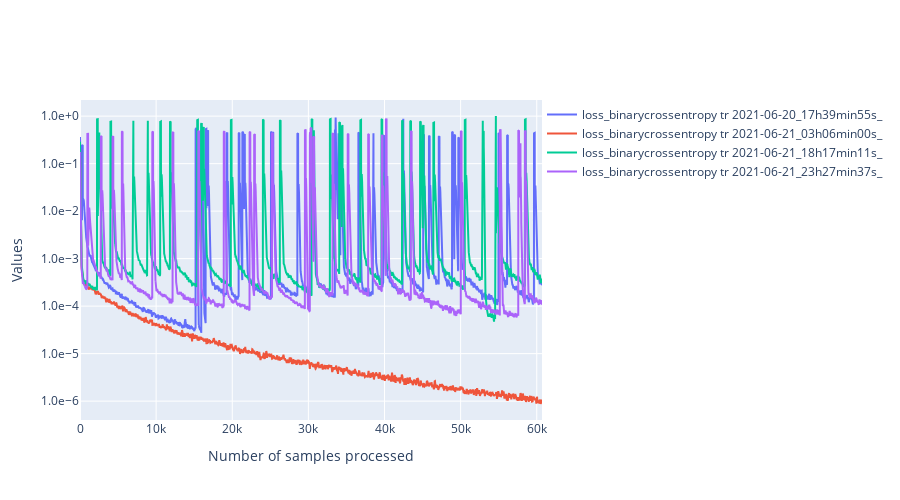

This figure's notebook cell:
### Code cell
import ipywidgets as widgets
class PersoToggleButton(widgets.ToggleButton):
    def __init__(self,name=None,*args,**kargs):
        super(PersoToggleButton, self).__init__(*args,**kargs)
        self.name = name

compute_width = lambda value:f"{max(len(str(value)) * 12, 60) + 20}px"
list_vertical_widgets = []
dico_changing_widgets_metadata = {}
list_changing_widgets_metrics = []
list_changing_widgets_tr_valid = []
# Widgets for the metadata ------------------------------------------------------------------
label_metadata_filter = "Metadata"
llocalvertwidgets = []
dico_changing_widgets_reorganized = {"metadata":{},"metrics":{},"mode":{}}
for metadata_name in df.columns:

    if metadata_name == "folder_id":
        continue
    possible_values = df[metadata_name].unique()
    label = widgets.Label(metadata_name)
    dico_changing_widgets_reorganized["metadata"][metadata_name] = {str(value):PersoToggleButton(
        value=True,
        description=str(value),
        disabled=False,
        button_style='', # 'success', 'info', 'warning', 'danger' or ''
        tooltip='',
        icon='check',
        layout = widgets.Layout(width = compute_width(value), margin='0px 0px 0px 0px'),
        name="metadata|"+metadata_name
    ) for value in possible_values}

    possibilities = list(dico_changing_widgets_reorganized["metadata"][metadata_name].values())
    dico_changing_widgets_metadata[metadata_name] = possibilities
    box = widgets.HBox(layout=widgets.Layout(width='100%',display='inline-flex',flex_flow='row wrap'),width='100%')
    box.overflow_x = 'auto'
    box.children = [label]+possibilities
    llocalvertwidgets.append(box)

box = widgets.VBox(width='100%')
box.children = llocalvertwidgets
list_vertical_widgets.append(box)
# Widgets to select metrics ---------------------------------------------------------------
label_metrics_filter = "Metrics"
dico_changing_widgets_reorganized["metrics"] = {str(metric_name):PersoToggleButton(
        value=True,
        description=metric_name,
        disabled=False,
        button_style='', # 'success', 'info', 'warning', 'danger' or ''
        tooltip='',
        icon='check',
        layout = widgets.Layout(width = compute_width(metric_name), margin='0px 0px 0px 0px'),
        name="metrics"
    )
    for metric_name in available_metrics}
possibilities = list(dico_changing_widgets_reorganized["metrics"].values())
list_changing_widgets_metrics = possibilities
box = widgets.HBox(layout=widgets.Layout(width='100%',display='inline-flex',flex_flow='row wrap'),width='100%')
box.overflow_x = 'auto'
box.children = possibilities
list_vertical_widgets.append(box)

# widgets to select tr or valid ----------------------------------------------------------
label_tr_valid_filter = "Mode_of_training"
possibilities = [PersoToggleButton(
        value=True,
        description=mode,
        disabled=False,
        button_style='', # 'success', 'info', 'warning', 'danger' or ''
        tooltip='',
        icon='check',
        layout = widgets.Layout(width = compute_width(mode), margin='0px 0px 0px 0px'),
        name="mode"
    )
    for mode in ["tr","valid"]]
list_changing_widgets_tr_valid = possibilities
box = widgets.HBox(layout=widgets.Layout(width='100%',display='inline-flex',flex_flow='row wrap'),width='100%')
box.overflow_x = 'auto'
box.children = possibilities
list_vertical_widgets.append(box)

titles = ["Metadata", "Metrics","Mode_of_training"]
l = []
for item,title in zip(list_vertical_widgets,titles):
    accordion = widgets.Accordion(children=[item],titles=(title,))
    accordion.set_title(0,title)
    accordion.selected_index = 0
    l.append(accordion)
# widget for moving average
moving_average = widgets.IntText(
    value=100,
    description='mean_window',
    disabled=False
)
# widget to toggle log scale for the y axis
y_log_scale = widgets.ToggleButton(
        value=True,
        description="logy",
        disabled=False,
        button_style='', # 'success', 'info', 'warning', 'danger' or ''
        tooltip='',
        icon='check',
        layout = widgets.Layout(width = compute_width("logy"), margin='0px 0px 0px 0px')
    )

global_box = widgets.VBox(l+[moving_average,y_log_scale])

# Handlers --------------------------------------------------------------------------------------
from IPython.display import display,clear_output
import plotly.graph_objects as go
import main.src.analysis.tools as tls
def filter_metadata():
    global states
    global query
    # Extract informations from widgets to build a query for the dataframe
    list_sub_requests_1 = []
    for metadata_name,dico_metadata in states["metadata"].items():
        list_sub_requests_2 = []
        for name,state in dico_metadata.items():
            if state is True:
                type_data = type(df[metadata_name][0])
                if type_data is str:
                    name = f"\"{name}\""
                list_sub_requests_2.append(f"({metadata_name} == {name})")
        if len(list_sub_requests_2) > 0:
            poss = r" or ".join(list_sub_requests_2)
            list_sub_requests_1.append(f"({poss})")
    filtered_dataframe = df
    if len(list_sub_requests_1) > 0:
        query = r" or ".join(list_sub_requests_1)
        # Apply the query to the dataframe
        filtered_dataframe = df.query(query)
    list_runs = filtered_dataframe["folder_id"].unique()
    return list_runs,filtered_dataframe
def filter_metrics(runs):
    global states
    new_dico = {}
    for f,dico in dico_metrics.items():
        if f not in runs:
            continue
        new_dico[f] = {}
        for metric_name,list_values in dico.items():
            if states["metrics"][metric_name] is True:
                new_dico[f][metric_name] = list_values
    return new_dico
def actualize_available_possibilities(dico_vals,filtered_dataframe):
    global states, dico_changing_widgets_metadata
    for column in filtered_dataframe.columns[1:]:
        values_available = filtered_dataframe[column].unique()
        for value in df[column].unique():
            w = dico_changing_widgets_reorganized["metadata"][column][str(value)]
            if value not in values_available:
                w.disabled = True
            else:
                w.disabled = False
def plot(dico_vals,filtered_dataframe):
    global states
    import numpy as np
    list_scatters = []
    import matplotlib.pyplot as plt
    for run,dico_metrics in dico_vals.items():
        line_dataframe = filtered_dataframe[filtered_dataframe["folder_id"] == run]
        batch_size_tr = line_dataframe["tr_batch_size"].values[0]
        batch_size_valid = line_dataframe["valid_batch_size"].values[0]
        for metric_name,metric_values in dico_metrics.items():
            if metric_name == "loss":
                metric_name = "loss_"+filtered_dataframe[filtered_dataframe["folder_id"] == run]["loss"].values[0]
                access_name = "_loss"
            else:
                access_name = "_values"
            global states
            for mode,state in states["mode"].items():
                if state is False:
                    continue
                batch_size = batch_size_tr if mode == "tr" else batch_size_valid
                if "loss" in metric_name:
                    access_name1 = "attr_"+mode+access_name
                else:
                    access_name1 = mode + access_name
                v = metric_values[access_name1]
                window = int(moving_average.value/batch_size)
                new_values = []
                for i in range(len(v)-window):
                    new_values.append(np.mean(v[i:min(i+window,len(v))]))
                v = np.array(new_values)
                x = np.arange(0,v.shape[0]) * batch_size
                x = pd.Series(x)
                v = pd.Series(v)
                graph = go.Scatter(x=x,y=v,mode='lines',name=f"{metric_name} {mode} {run}",
                                   hovertemplate='Sample n°: %{x}'+f'<br>{metric_name} {mode}<br>{run}:'+' %{y}')
                list_scatters.append(graph)
    plt.clf()
    fig = go.Figure(
        data=list_scatters,
        layout=go.Layout(
            title=go.layout.Title(text=""),
            xaxis_title="Number of samples processed",
            yaxis_title="Values",
            legend=dict(
                orientation="h",
                y=1,
                x=1
            ),
            yaxis={'tickformat':'.1e',},
            width=900,
            height = 500
        ),
    )
    if states["others"]["logy"] is True:
        fig.update_yaxes(type="log")
    clear_output()
    display(global_box)
    fig.show()
states = {"others":{"mean_window":moving_average.value,"logy":False},
          "mode":{"tr":False,"valid":False},
          "metrics":{k:False for k in available_metrics},
          "metadata":{k:{
              str(k1):False for k1 in df[k].unique()
          } for k in df.columns}
          }
def handler(v):
    global query
    if v["name"] == "disabled":
        return
    global states
    try:
        name = "others"
        try:
            name = v["owner"].name
        except:
            pass
        name = name.split("|")
        try:
            new_val = not(v["new"]["value"])
        except:
            new_val = not(v["new"])
    except Exception as e:
        return
    if len(name) == 2:
        states[name[0]][name[1]][v["owner"].description] = not(states[name[0]][name[1]][v["owner"].description])
    else:
        states[name[0]][v["owner"].description] = not(states[name[0]][v["owner"].description])
    runs,filtered_dataframe = filter_metadata()
    dico_vals = filter_metrics(runs)
    actualize_available_possibilities(dico_vals,filtered_dataframe)
    plot(dico_vals,filtered_dataframe)
    try:
        print(dico_vals['2021-06-20_17h39min55s_']["mae"])
    except:
        pass
    print(metric_name)

for name,liste_w in dico_changing_widgets_metadata.items():
    for w in liste_w:
        w.observe(handler)
for w in list_changing_widgets_metrics:
    w.observe(handler)
list_changing_widgets_metrics[-1].value = True
for w in list_changing_widgets_tr_valid:
    w.observe(handler)
for w in [moving_average,y_log_scale]:
    w.observe(handler)
global_box

### Figure 1 — Plotly figure (JSON) as saved in the notebook; plotly's stock layout.template omitted (floating-point values rounded to 4 significant figures; data arrays with more than 128 entries replaced by an {"elided": "..."} marker saying what was removed)
{"data": [{"hovertemplate": "Sample n°: %{x}<br>loss_binarycrossentropy tr<br>2021-06-20_17h39min55s_: %{y}", "mode": "lines", "name": "loss_binarycrossentropy tr 2021-06-20_17h39min55s_", "type": "scatter", "x": {"elided": "6070 int values"}, "y": {"elided": "6070 float values"}}, {"hovertemplate": "Sample n°: %{x}<br>loss_binarycrossentropy tr<br>2021-06-21_03h06min00s_: %{y}", "mode": "lines", "name": "loss_binarycrossentropy tr 2021-06-21_03h06min00s_", "type": "scatter", "x": {"elided": "6070 int values"}, "y": {"elided": "6070 float values"}}, {"hovertemplate": "Sample n°: %{x}<br>loss_binarycrossentropy tr<br>2021-06-21_18h17min11s_: %{y}", "mode": "lines", "name": "loss_binarycrossentropy tr 2021-06-21_18h17min11s_", "type": "scatter", "x": {"elided": "6070 int values"}, "y": {"elided": "6070 float values"}}, {"hovertemplate": "Sample n°: %{x}<br>loss_binarycrossentropy tr<br>2021-06-21_23h27min37s_: %{y}", "mode": "lines", "name": "loss_binarycrossentropy tr 2021-06-21_23h27min37s_", "type": "scatter", "x": {"elided": "6070 int values"}, "y": {"elided": "6070 float values"}}], "layout": {"height": 500, "legend": {"orientation": "h", "x": 1, "y": 1}, "title": {"text": ""}, "width": 900, "xaxis": {"title": {"text": "Number of samples processed"}}, "yaxis": {"tickformat": ".1e", "title": {"text": "Values"}, "type": "log"}}}
